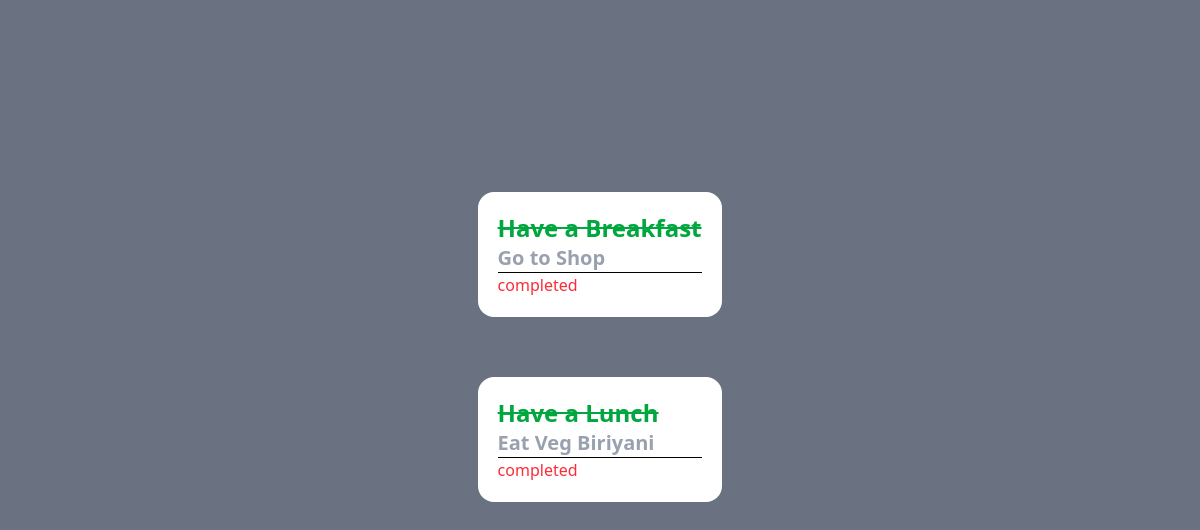
Before: / with the older database file.
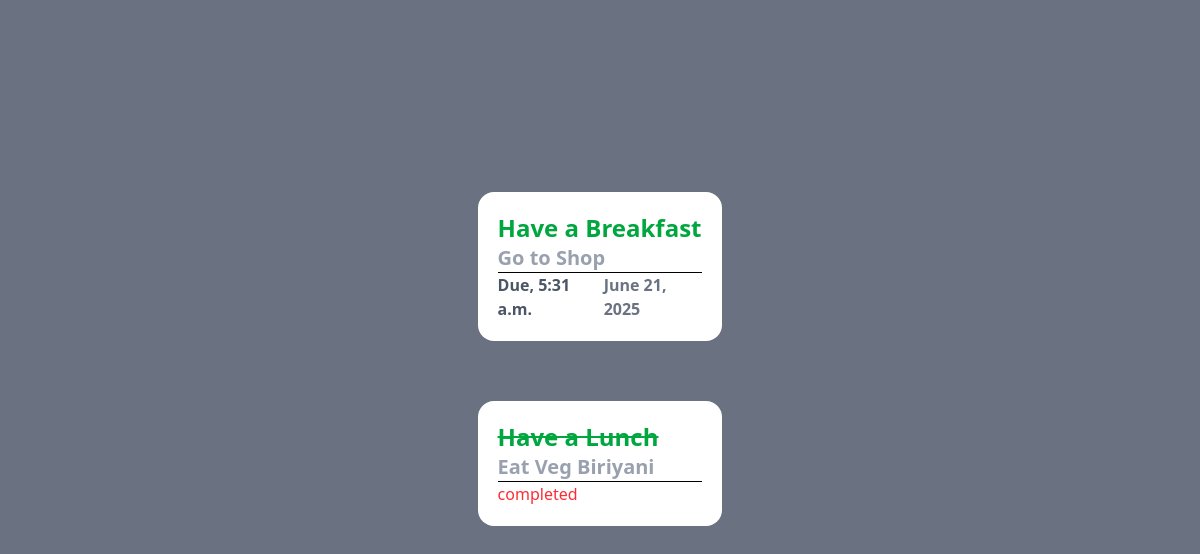
After: the same page with the newer database file.
### app/models.py (models this page shows, shortened)
class Task(models.Model):
    title = models.CharField(max_length=100)
    description = models.TextField()
    due_time = models.TimeField()
    due_date = models.DateField()
    completed = models.BooleanField(default=False)

### app/views.py (the view)
# urls.py: path('', index, name='index'),
def index(request):
    tasks = Task.objects.all()
    return render(request, 'index.html', {'tasks':tasks})

### app/templates/index.html (shortened to what this page needs)
{% load static %}
<!DOCTYPE html>
<head>
    <link rel="stylesheet" href="{% static 'style.css' %}">
    <link href='https://cdn.boxicons.com/fonts/basic/boxicons.min.css' rel='stylesheet'>
</head>
<body class="bg-gray-500 flex flex-col items-center p-48 gap-15 ">
{% for task in tasks %}
    <div class="bg-white p-5 rounded-2xl w-[30%] justify-between flex-col gap-2">
        <div class="flex justify-between items-center">
            <p class="text-green-600 font-bold text-2xl {% if task.completed %}
                line-through
            {% endif %}">{{task.title}}</p>
        </div>
        <p class="text-gray-400 font-semibold text-xl">{{task.description}}</p>
        <hr>
        <p class="flex justify-between items-center">
        {% if task.completed %}
        <p class="text-red-500">completed</p>
        {% else %}
        <span class="font-bold text-gray-600">Due, {{task.due_time}}</span><span class="font-semibold text-gray-500">{{task.due_date}}</span>
        {% endif %}
        </p>
    </div>
{% endfor %}
</body>
</html>

Changed rows visible on the page:
changed Task "Have a Breakfast": due_time (not shown) → "5:31 a.m."; due_date (not shown) → "June 21, 2025"; completed "completed" → "Due,"
